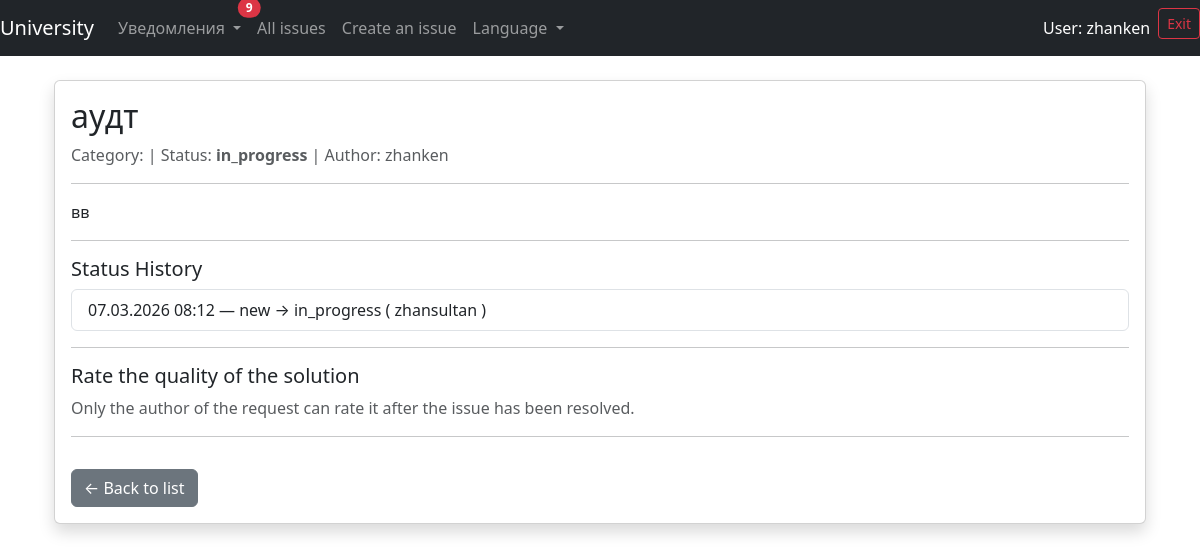
The app's page /26/ (signed in), older data.
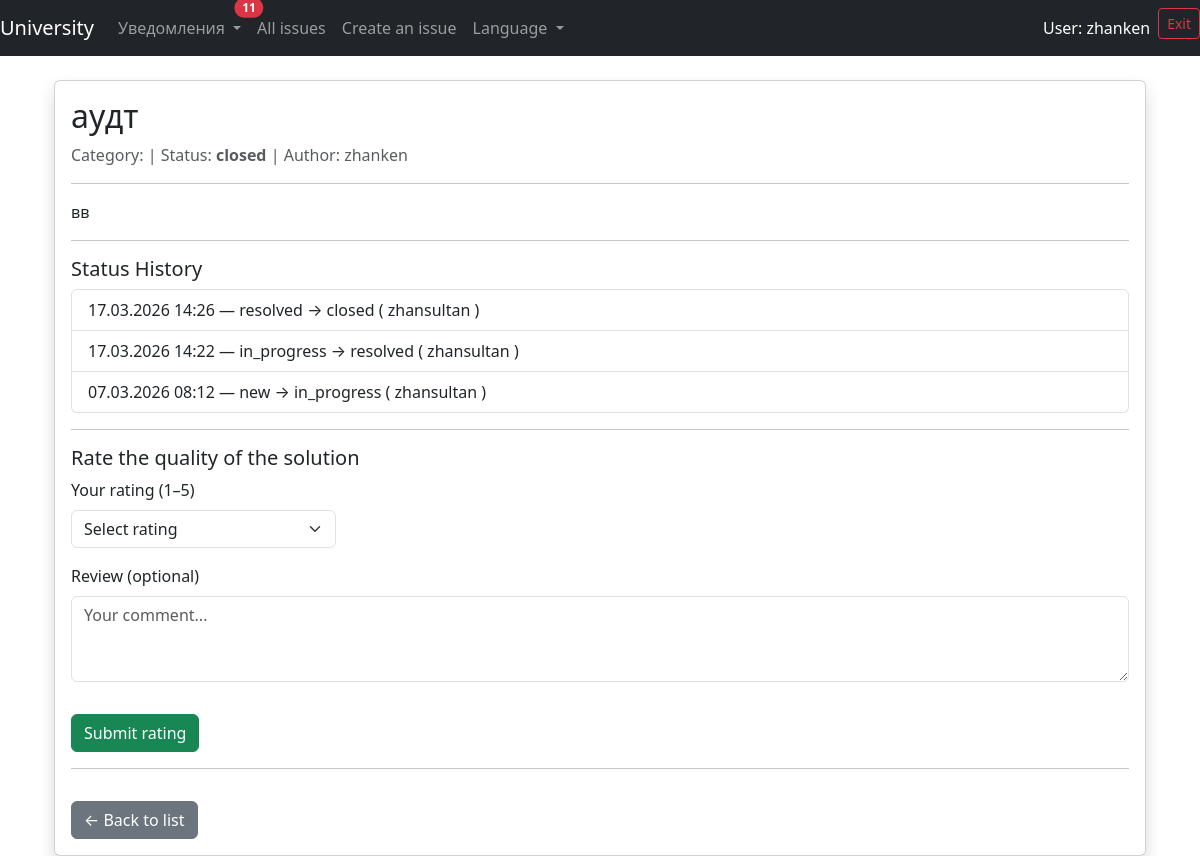
The same page, newer data.
### issues/models.py (models this page shows, shortened)
class Problem(models.Model):
    STATUS_NEW = 'new'
    STATUS_IN_PROGRESS = 'in_progress'
    STATUS_RESOLVED = 'resolved'      # рекомендуется заменить 'done' на 'resolved'
    STATUS_CLOSED = 'closed'
    STATUS_CHOICES = [
        (STATUS_NEW, _('Новый')),
        (STATUS_IN_PROGRESS, _('В работе')),
        (STATUS_RESOLVED, _('Решено')),
        (STATUS_CLOSED, _('Закрыто')),
    ]
    title = models.CharField(max_length=200, verbose_name=_("Название"))
    description = models.TextField(verbose_name=_("Описание"))
    category = models.ForeignKey(
        Category,
        on_delete=models.PROTECT,
        null=False,
        blank=False,
        verbose_name=_("Категория"),
        related_name="problems"
    )
    status = models.CharField(
        max_length=20,
        choices=STATUS_CHOICES,
        default=STATUS_NEW,
        verbose_name=_("Статус")
    )
    image = models.ImageField(
        upload_to='problem_images/',
        null=True,
        blank=True,
        verbose_name=_("Изображение")
    )
    author = models.ForeignKey(
        settings.AUTH_USER_MODEL,
        related_name='problems',
        on_delete=models.CASCADE,
        verbose_name=_("Автор")
    )
    assigned_to = models.ForeignKey(
        'auth.User',
        on_delete=models.SET_NULL,
        null=True,
        blank=True,
        related_name='assigned_problems',
        verbose_name=_("Ответственный сотрудник"),
        help_text=_("Сотрудник, назначенный на выполнение заявки")
    )
    assigned_at = models.DateTimeField(null=True, blank=True, verbose_name=_("Дата назначения"))
    resolved_by = models.ForeignKey(
        'auth.User',
        on_delete=models.SET_NULL,
        null=True,
        blank=True,
        related_name='resolved_problems',
        verbose_name=_("Решил проблему"),
        help_text=_("Сотрудник, который перевёл заявку в resolved/closed")
    )
    rating = models.PositiveSmallIntegerField(
        null=True,
        blank=True,
        choices=[(i, str(i)) for i in range(1, 6)],
        verbose_name=_("Оценка качества решения"),
        help_text=_("Оцените от 1 до 5, как была решена проблема")
    )
    review_text = models.TextField(
        blank=True,
        verbose_name=_("Отзыв"),
        help_text=_("Ваш комментарий к оценке (необязательно)")
    )
    rated_at = models.DateTimeField(null=True, blank=True, verbose_name=_("Дата оценки"))
    rated_by = models.ForeignKey(
        'auth.User',
        on_delete=models.SET_NULL,
        null=True,
        blank=True,
        related_name='rated_problems',
        verbose_name=_("Оценил")
    )
    created_at = models.DateTimeField(auto_now_add=True, verbose_name=_("Дата создания"))
    updated_at = models.DateTimeField(auto_now=True, verbose_name=_("Дата обновления"))
    last_updated_at = models.DateTimeField(auto_now=True, verbose_name=_("Последнее обновление"))
    class Meta:
        verbose_name = _("Заявка")
        verbose_name_plural = _("Заявки")
        ordering = ['-created_at']

class StatusHistory(models.Model):
    problem = models.ForeignKey(Problem, related_name='status_history', on_delete=models.CASCADE)
    old_status = models.CharField(max_length=20, choices=Problem.STATUS_CHOICES)
    new_status = models.CharField(max_length=20, choices=Problem.STATUS_CHOICES)
    changed_at = models.DateTimeField(auto_now_add=True)
    changed_by = models.ForeignKey(
        User,
        on_delete=models.SET_NULL,
        null=True,
        related_name='statushistory'
    )
    class Meta:
        verbose_name = _("История изменения статуса")
        verbose_name_plural = _("Истории изменения статусов")
        ordering = ['-changed_at']

### issues/views.py (the view)
# urls.py: path('<int:pk>/', views.problem_detail, name='problem_detail'),
@login_required
def problem_detail(request, pk):
    problem = get_object_or_404(Problem, pk=pk)
    if not request.user.is_staff and problem.author != request.user:
        return redirect('issues:problem_list')
    can_rate = (
        problem.author == request.user
        and problem.rating is None
        and problem.status in ['resolved', 'closed']
    )
    if request.method == 'POST' and 'rating_submit' in request.POST:
        print("[DEBUG] Получен POST-запрос на оценку")
        print("[DEBUG] Данные POST:", request.POST)
        rating_str = request.POST.get('rating')
        review = request.POST.get('review_text', '').strip()
        if rating_str and can_rate:
            try:
                rating = int(rating_str)
                if 1 <= rating <= 5:
                    problem.refresh_from_db()
                    if problem.rating is None:
                        problem.rating = rating
                        problem.review_text = review
                        problem.rated_at = timezone.now()
                        problem.rated_by = request.user
                        problem.save()
                        messages.success(request, f"Спасибо! Вы поставили оценку {rating} ★")
                        return redirect('issues:problem_detail', pk=pk)
                        print(f"[DEBUG] Успешно сохранено: rating={problem.rating}, review='{problem.review_text}'")
                        messages.success(request, f"Спасибо! Вы поставили оценку {rating} ★")
                    else:
                        print("[DEBUG] Оценка уже была")
                        messages.warning(request, "Вы уже оценили эту заявку")
                else:
                    messages.error(request, "Оценка должна быть от 1 до 5")
            except ValueError:
                messages.error(request, "Неверный формат оценки")
        else:
            messages.error(request, "Ошибка: оценка не указана или недостаточно прав")
    else:
        print("[DEBUG] Запрос не POST или нет rating_submit")
    problem.refresh_from_db()
    staff_list = User.objects.filter(is_staff=True).order_by('username')
    context = {
        'problem': problem,
        'can_rate': can_rate,
        'staff_list': staff_list,
    }
    return render(request, 'issues/problem_detail.html', context)

### issues/context_processors.py (called while the page is built)
def notifications_processor(request):
    unread_count = 0
    if request.user.is_authenticated:
        unread_count = request.user.notifications.filter(is_read=False).count()
    return {'unread_notifications': unread_count}

### issues/templates/issues/problem_detail.html (shortened to what this page needs)
{% extends 'issues/base.html' %}
{% load i18n %}
{% block content %}
<div class="container mt-4">
    <div class="card shadow">
        <div class="card-body">
            <h2 class="card-title">{{ problem.title }}</h2>
            <p class="text-muted">
                {% trans "Категория" %}: {{ problem.category }} |
                {% trans "Статус" %}: <strong>{{ problem.status }}</strong> |
                {% trans "Автор" %}: {{ problem.author.username }}
            </p>
            <hr>
            <p class="card-text">
                {{ problem.description }}
            </p>
            <hr>
            <h5>{% trans "История статусов" %}</h5>
            <ul class="list-group">
                {% for history in problem.status_history.all %}
                    <li class="list-group-item">
                        {{ history.changed_at|date:"d.m.Y H:i" }} —
                        {{ history.old_status }} → {{ history.new_status }}
                        (
                        {% if history.changed_by %}
                            {{ history.changed_by.username }}
                        {% else %}
                            {% trans "Неизвестно" %}
                        {% endif %}
                        )
                    </li>
                {% empty %}
                    <li class="list-group-item text-muted">
                        {% trans "История пока отсутствует" %}
                    </li>
                {% endfor %}
            </ul>
            <hr>
            <h5>{% trans "Оцените качество решения" %}</h5>
            {% if can_rate %}
                <form method="post">
                    <div class="mb-3">
                        <label class="form-label">{% trans "Ваша оценка (1–5)" %}</label>
                        <select name="rating" class="form-select w-25" required>
                            <option value="">{% trans "Выберите оценку" %}</option>
                        </select>
                    </div>
                    <div class="mb-3">
                        <label class="form-label">{% trans "Отзыв (опционально)" %}</label>
                        <textarea name="review_text" class="form-control" rows="3" placeholder="{% trans 'Ваш комментарий...' %}"></textarea>
                    </div>
                    <button type="submit" name="rating_submit" class="btn btn-success mt-3">
                        {% trans "Отправить оценку" %}
                    </button>
                </form>
            {% else %}
                <p class="text-muted">{% trans "Оценку может поставить только автор заявки после решения." %}</p>
            {% endif %}
            <hr>
            <a href="{% url 'issues:problem_list' %}" class="btn btn-secondary mt-3">
                ← {% trans "Назад к списку" %}
            </a>
        </div>
    </div>
</div>
{% endblock %}

### issues/templates/issues/base.html (shortened to what this page needs)
<!DOCTYPE html>
{% load i18n %}
<html lang="en">
<head>
    <link rel="stylesheet" href="https://cdn.jsdelivr.net/npm/bootstrap@5.3.2/dist/css/bootstrap.min.css">
</head>
<body>
<nav class="navbar navbar-expand-lg navbar-dark bg-dark">
    <a class="navbar-brand" href="{% url 'issues:home' %}">{% trans "Университет" %}</a>
    <div class="collapse navbar-collapse" id="navbarNav">
        <ul class="navbar-nav">
            {% if user.is_authenticated %}
                <li class="nav-item dropdown">
                    <a class="nav-link dropdown-toggle position-relative" href="#"
                       id="notificationDropdown" role="button" data-bs-toggle="dropdown"
                       aria-expanded="false">
                        {% trans "Уведомления" %}
                        {% if unread_notifications > 0 %}
                            <span class="position-absolute top-0 start-100 translate-middle badge rounded-pill bg-danger">
                                {{ unread_notifications }}
                            </span>
                        {% endif %}
                    </a>
                </li>
            {% endif %}
            <li class="nav-item">
                <a class="nav-link" href="{% url 'issues:problem_list' %}">{% trans "Все заявки" %}</a>
            </li>
            <li class="nav-item">
                <a class="nav-link" href="{% url 'issues:problem_create' %}">{% trans "Создать заявку" %}</a>
            </li>
            <li class="nav-item dropdown">
                <a class="nav-link dropdown-toggle" href="#" id="languageDropdown"
                   role="button" data-bs-toggle="dropdown" aria-expanded="false">
                    {% trans "Язык" %}
                </a>
            </li>
        </ul>
        {% if user.is_authenticated %}
            <ul class="navbar-nav ms-auto">
                <li class="nav-item">
                    <span class="nav-link text-white">
                        {% trans "Пользователь" %}: {{ user.username }}
                    </span>
                </li>
                <li class="nav-item">
                    <form method="post" action="{% url 'logout' %}" class="d-inline">
                        <button type="submit" class="btn btn-outline-danger btn-sm">
                            {% trans "Выйти" %}
                        </button>
                    </form>
                </li>
            </ul>
        {% endif %}
    </div>
</nav>
<div class="container mt-4">
    {% block content %}{% endblock %}
</div>
</body>
</html>

Row changes from the older to the newer data that the page shows:
changed Problem "аудт": status "in_progress" → "closed"
added StatusHistory: changed_at "17.03.2026 14:26", old_status "resolved", new_status "closed", changed_by.username "zhansultan"
added StatusHistory: changed_at "17.03.2026 14:22", old_status "in_progress", new_status "resolved", changed_by.username "zhansultan"
Text that changed along with them:
{{ unread_notifications }}: "9" → "11"
form field rating: (not shown) → "Select rating"
text no longer shown: "Only the author of the request can rate it after the issue has been resolved."
text now shown: "Your rating (1–5) Review (optional) Submit rating"
